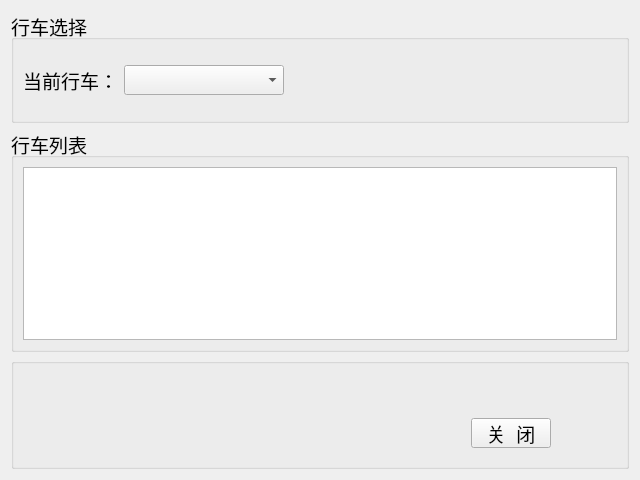
<?xml version="1.0" encoding="UTF-8"?>
<ui version="4.0">
 <class>frmviewcrane</class>
 <widget class="QWidget" name="frmviewcrane">
  <property name="geometry">
   <rect>
    <x>0</x>
    <y>0</y>
    <width>640</width>
    <height>480</height>
   </rect>
  </property>
  <property name="font">
   <font>
    <pointsize>14</pointsize>
   </font>
  </property>
  <property name="windowTitle">
   <string>Form</string>
  </property>
  <layout class="QVBoxLayout" name="verticalLayout" stretch="2,4,2">
   <item>
    <widget class="QGroupBox" name="groupBox">
     <property name="title">
      <string>行车选择</string>
     </property>
     <layout class="QHBoxLayout" name="horizontalLayout">
      <item>
       <widget class="QLabel" name="label">
        <property name="minimumSize">
         <size>
          <width>80</width>
          <height>30</height>
         </size>
        </property>
        <property name="maximumSize">
         <size>
          <width>100</width>
          <height>30</height>
         </size>
        </property>
        <property name="text">
         <string>当前行车：</string>
        </property>
       </widget>
      </item>
      <item>
       <widget class="QComboBox" name="comboBox">
        <property name="minimumSize">
         <size>
          <width>160</width>
          <height>30</height>
         </size>
        </property>
        <property name="maximumSize">
         <size>
          <width>16777215</width>
          <height>30</height>
         </size>
        </property>
       </widget>
      </item>
      <item>
       <spacer name="horizontalSpacer">
        <property name="orientation">
         <enum>Qt::Horizontal</enum>
        </property>
        <property name="sizeHint" stdset="0">
         <size>
          <width>40</width>
          <height>20</height>
         </size>
        </property>
       </spacer>
      </item>
     </layout>
    </widget>
   </item>
   <item>
    <widget class="QGroupBox" name="groupBox_2">
     <property name="title">
      <string>行车列表</string>
     </property>
     <layout class="QGridLayout" name="gridLayout">
      <item row="0" column="0">
       <widget class="QTableView" name="tableView"/>
      </item>
     </layout>
    </widget>
   </item>
   <item>
    <widget class="QGroupBox" name="groupBox_3">
     <property name="title">
      <string/>
     </property>
     <widget class="QPushButton" name="pushButton">
      <property name="geometry">
       <rect>
        <x>460</x>
        <y>60</y>
        <width>80</width>
        <height>30</height>
       </rect>
      </property>
      <property name="text">
       <string>关  闭</string>
      </property>
     </widget>
    </widget>
   </item>
  </layout>
 </widget>
 <resources/>
 <connections/>
</ui>
